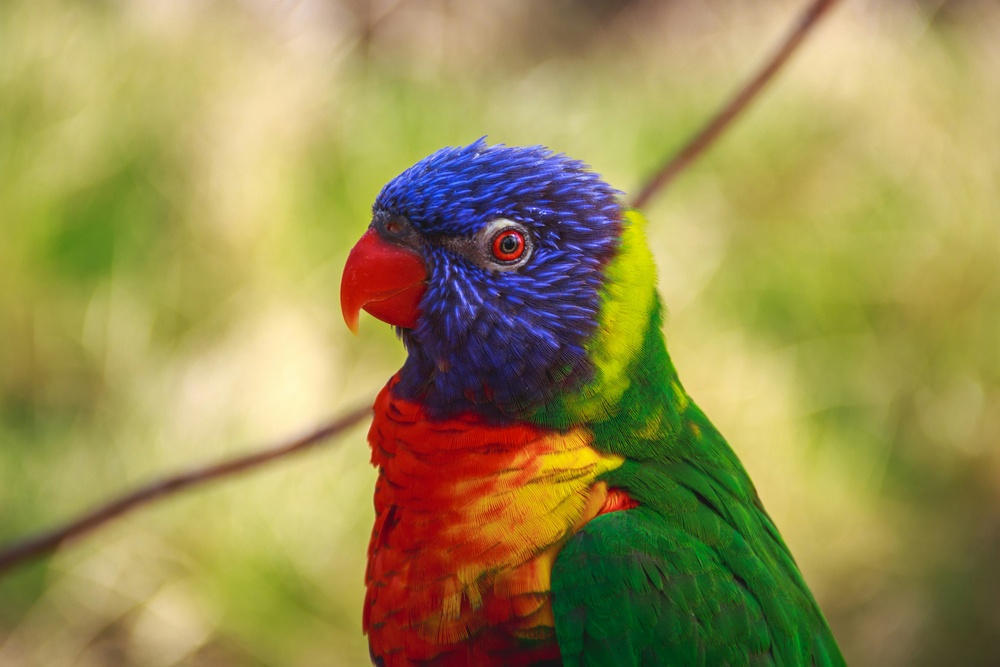
#> input picture bird.jpg, 1000 x 667 px, shrunk from 4498 x 2999 before the run
$ python -i main.py   (imports and definitions only)
#> lines starting #> are read from the running program, lines starting #| are printed output that depends on the picture
#> further down, picture is the input picture: shape (667, 1000, 3); mean B, G, R 81.9, 142.9, 155
import matplotlib.pyplot as plt
import matplotlib.widgets as widgets
import cv2
import numpy as np
import tkinter as tk
from tkinter import filedialog

# [61 lines left out: functions convert_to_grayscale, negative_image, gamma_correction, logarithmic_transformation, contrast_stretching, not called in this run]


def histogram_equalization(image):
    # image = convert_to_grayscale(image)
    if len(image.shape) == 2:  # grayscale image
        equalized_image = cv2.equalizeHist(image)
    elif len(image.shape) == 3 and image.shape[2] == 3:  # color image
        # split the image into its three color channels
        b, g, r = cv2.split(image)
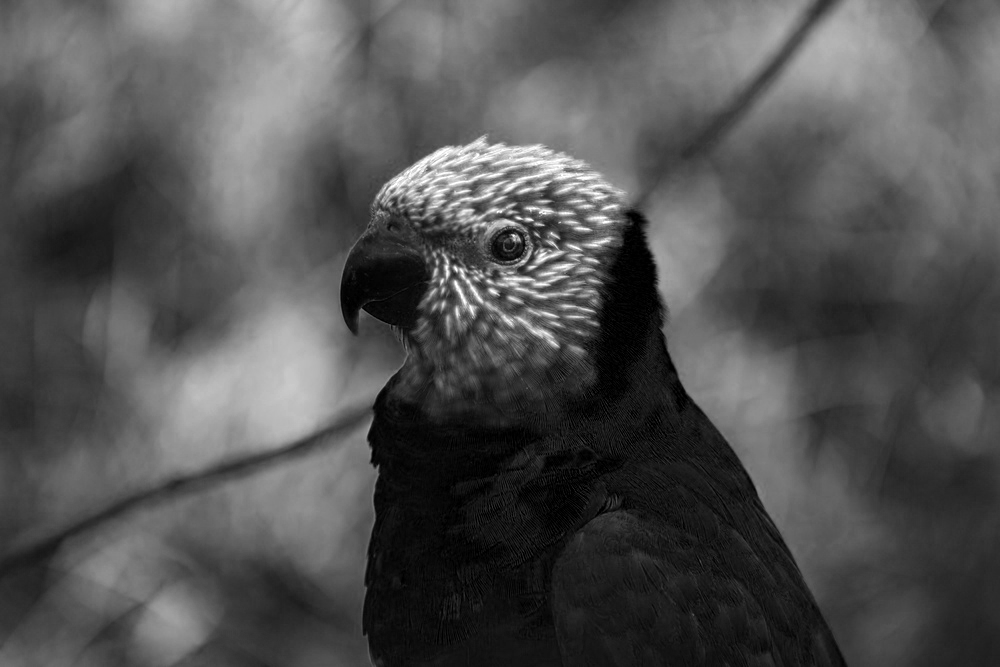
#> b: shape (667, 1000); min 0, max 255, mean 81.9
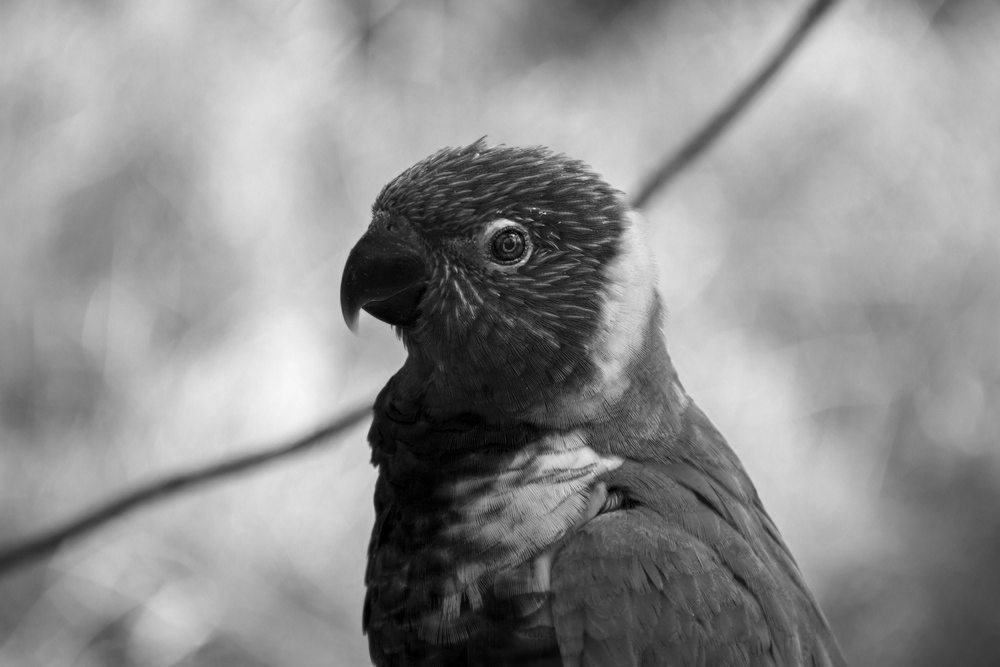
#> g: shape (667, 1000); min 0, max 248, mean 142.9
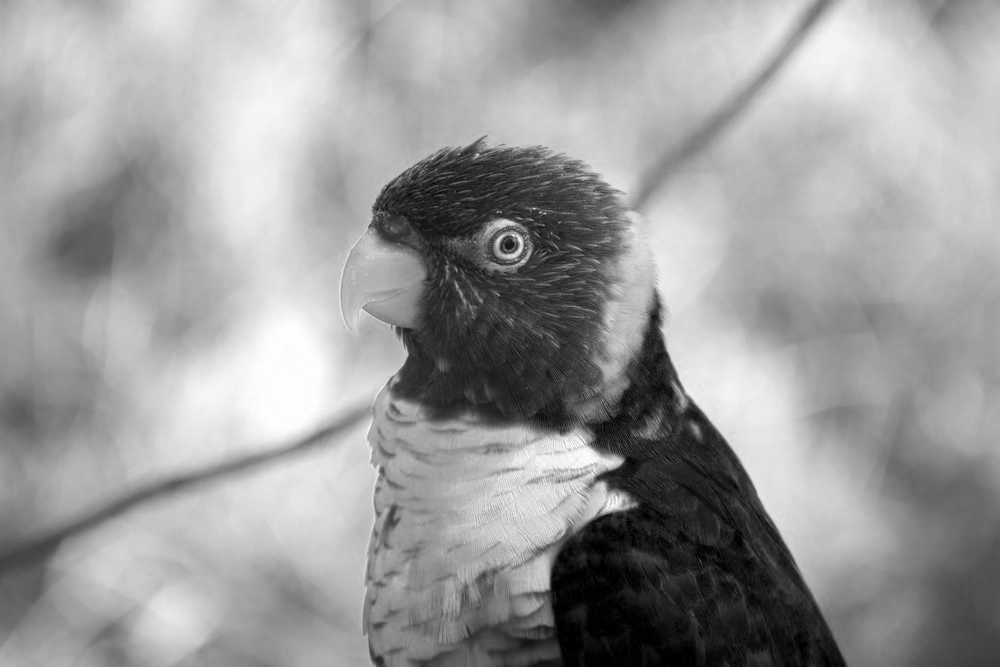
#> r: shape (667, 1000); min 0, max 255, mean 155

        # equalize the histogram of each channel separately
        b_eq = cv2.equalizeHist(b)
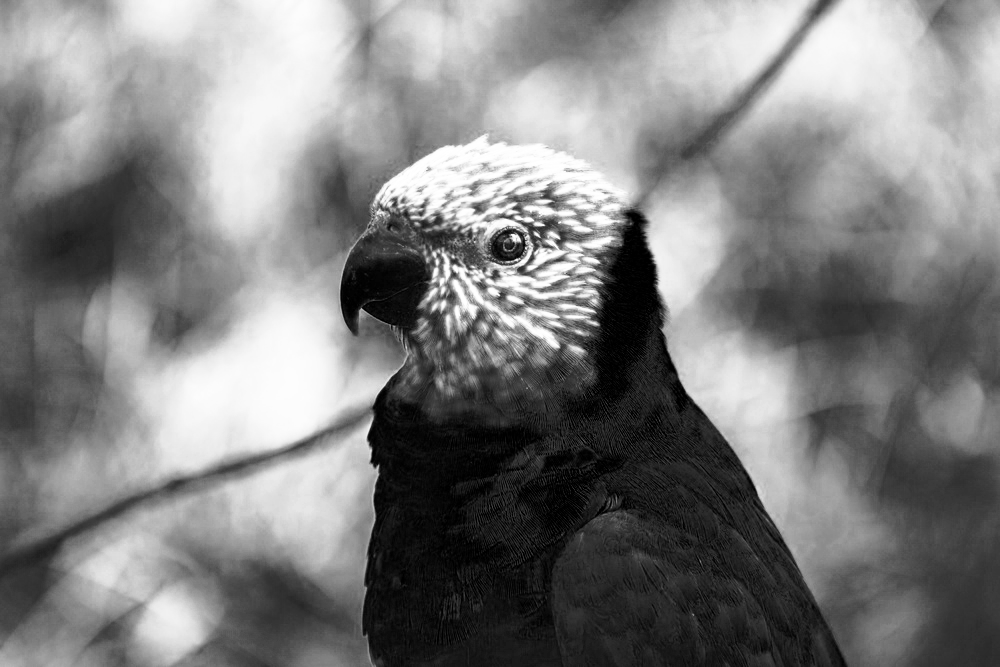
#> b_eq: shape (667, 1000); min 0, max 255, mean 127.3
        g_eq = cv2.equalizeHist(g)
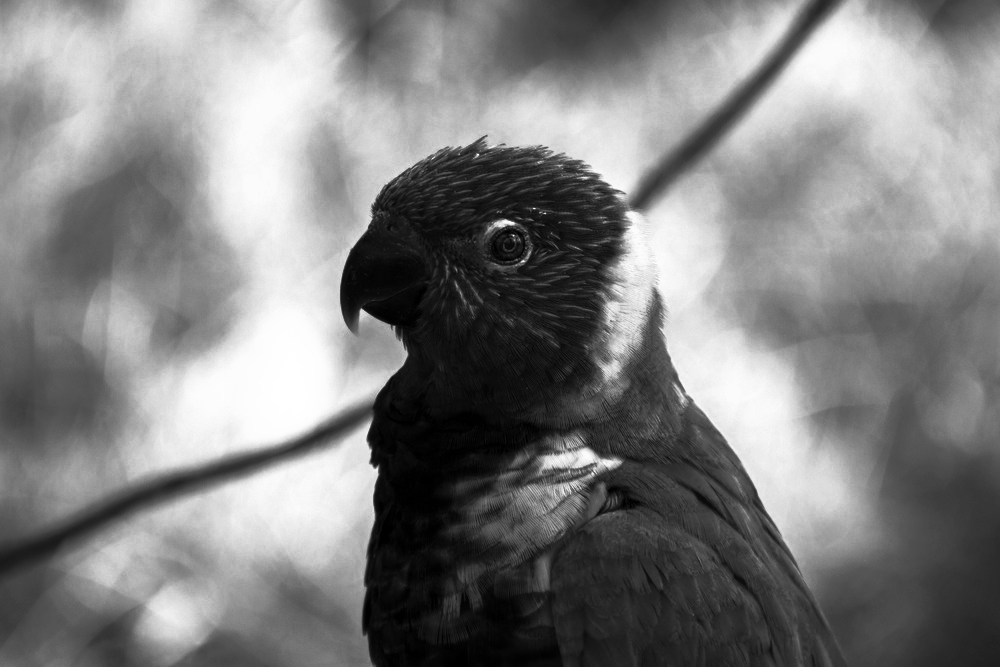
#> g_eq: shape (667, 1000); min 0, max 255, mean 128.2
        r_eq = cv2.equalizeHist(r)
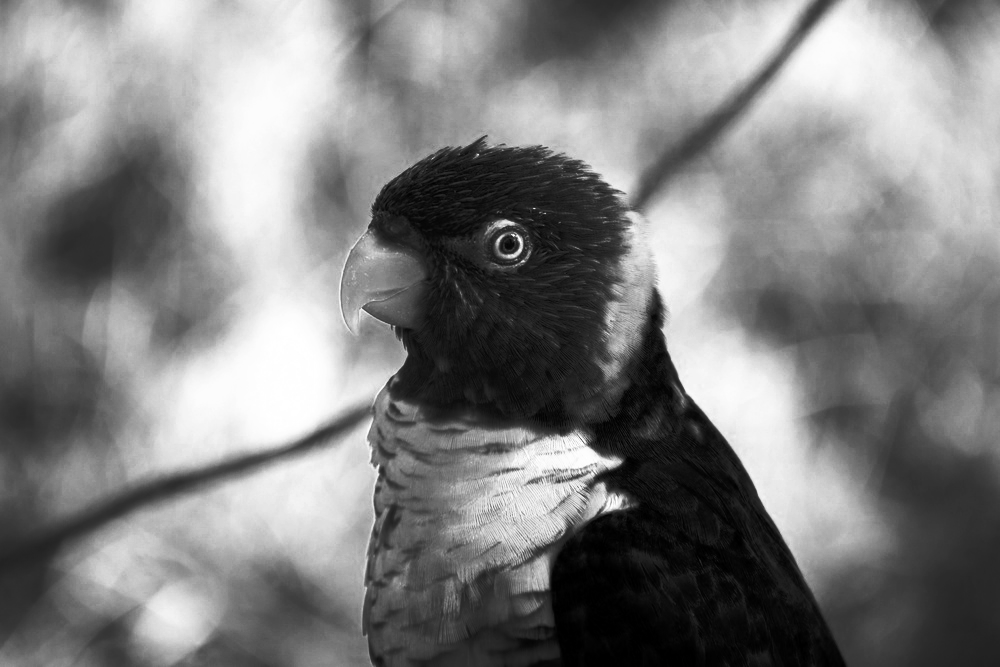
#> r_eq: shape (667, 1000); min 0, max 255, mean 127.8

        # merge the three channels back into a single image
        equalized_image = cv2.merge((b_eq, g_eq, r_eq))
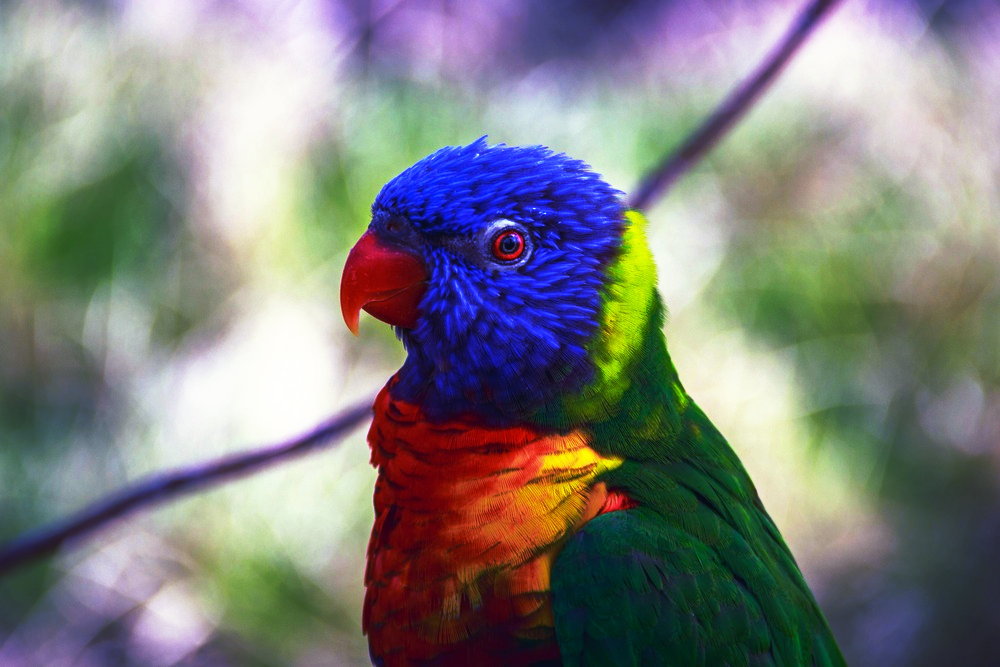
#> equalized_image: shape (667, 1000, 3); mean B, G, R 127.3, 128.2, 127.8
    else:
        return image
    return equalized_image


# [25 lines left out: functions intensity_level_slicing, bit_plane_slicing, not called in this run]


def load_image(file_path):
    image = cv2.imread(file_path, cv2.IMREAD_COLOR)
    return cv2.cvtColor(image, cv2.COLOR_BGR2RGB)


class Main:
    # [152 lines left out: functions __init__, run, not called in this run]


# [3 lines not run here, left out]

>>> import cv2
>>> picture = cv2.imread('bird.jpg')
>>> result = histogram_equalization(picture)
